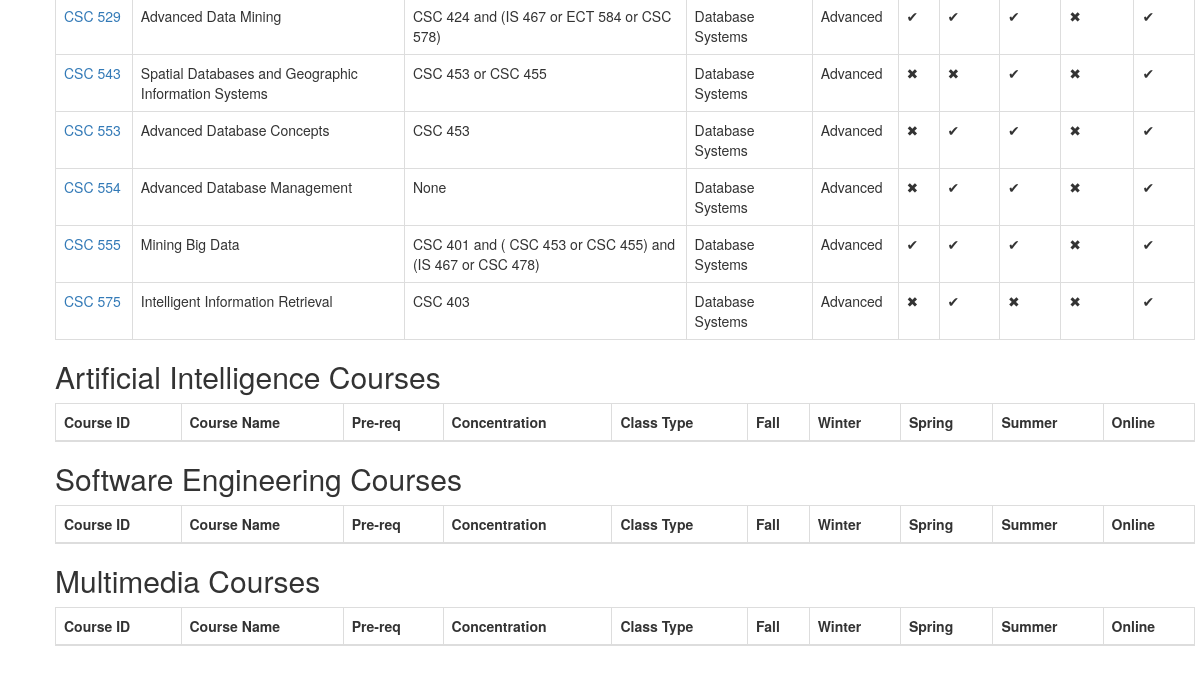
Before: /cslist/ (lower part) with the older database file.
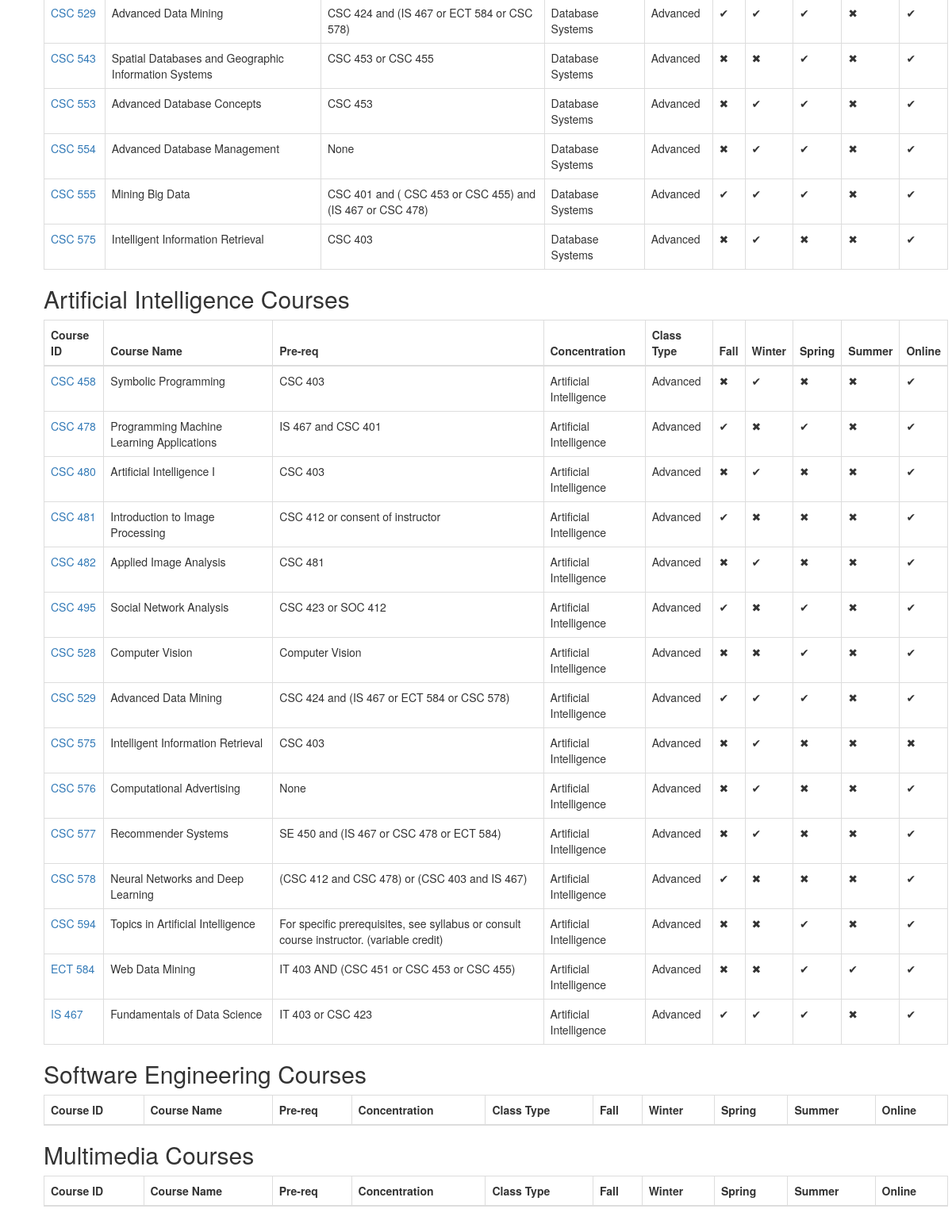
After: the same page with the newer database file.
### courses/models.py (models this page shows, shortened)
class Course(models.Model):
    course_id = models.CharField(max_length=120)
    course_name = models.CharField(max_length=120)
    pre_req = models.CharField(max_length=120)
    cs_cons = models.CharField(max_length=120)
    cs_class_type = models.CharField(max_length=120)
    fall = models.BooleanField()
    winter = models.BooleanField()
    spring = models.BooleanField()
    summer = models.BooleanField()
    online = models.BooleanField()

### courses/views.py (the view)
# urls.py: url(r'^cslist/', cs_course_list),
def cs_course_list(request):
	queryset =  Course.objects.all()
	context = {
		"object_list": queryset,
		"title" : "Courses"
	}
	return render(request, "cs_Courses.html", context)

### templates/cs_Courses.html (shortened to what the changed rows need)
<!DOCTYPE html>
<html lang="en">
  <head>
    <link rel="stylesheet" href="https://maxcdn.bootstrapcdn.com/bootstrap/3.3.7/css/bootstrap.min.css">
  </head>
    <ul style = "list-style-type: none">
      <div class="container">
    <br>
    <br>
    <br>
    <br>
    <br>
    <br>
        <table class="table table-bordered">
        <tbody>
        {% for obj in object_list %}
      {% if "Database Systems" in obj.cs_cons %}
          <tr>
          <td><a href='/isdetail/{{obj.id}}'>{{obj.course_id}}</a></br></td>
          <td>{{obj.course_name}}</br></td>
          <td>{{obj.pre_req}}</br></td>
          <td>{{obj.cs_cons}}</br></td>
      {% if obj.cs_class_type in "1" %}
          <td>{{"Intro"}}</br></td>
      {% elif obj.cs_class_type in "2" %}
          <td>{{"Foundation"}}</br></td>
      {% elif obj.cs_class_type in "3" %}
          <td>{{"Advanced"}}</br></td>
      {% elif obj.cs_class_type in "4" %}
          <td>{{"Major Elective"}}</br></td>
      {% else %}
          <td>{{"Capstone"}}</br></td>
      {% endif %}
          {% if obj.fall is True %}
          <td>{{"✔"}}</br></td>
      {% else %}
      <td>{{"✖"}}</br></td>
      {% endif %}
          {% if obj.winter is True %}
          <td>{{"✔"}}</br></td>
      {% else %}
      <td>{{"✖"}}</br></td>
      {% endif %}
          {% if obj.spring is True %}
          <td>{{"✔"}}</br></td>
      {% else %}
      <td>{{"✖"}}</br></td>
      {% endif %}
          {% if obj.summer is True %}
          <td>{{"✔"}}</br></td>
      {% else %}
      <td>{{"✖"}}</br></td>
      {% endif %}
          {% if obj.online is True %}
          <td>{{"✔"}}</br></td>
      {% else %}
      <td>{{"✖"}}</br></td>
      {% endif %}
          </tr>
      {% endif %}
        {% endfor %}
        </tbody>
        </table>
    <h2>Artificial Intelligence Courses</h2>
        <table class="table table-bordered">
        <thead>
          <tr>
          <th>Course ID</th>
          <th>Course Name</th>
          <th>Pre-req</th>
          <th>Concentration</th>
          <th>Class Type</th>
          <th>Fall</th>
          <th>Winter</th>
          <th>Spring</th>
          <th>Summer</th>
          <th>Online</th>
          </tr>
        </thead>
        <tbody>
        {% for obj in object_list %}
      {% if "Artificial Intelligence" in obj.cs_cons %}
          <tr>
          <td><a href='/isdetail/{{obj.id}}'>{{obj.course_id}}</a></br></td>
          <td>{{obj.course_name}}</br></td>
          <td>{{obj.pre_req}}</br></td>
          <td>{{obj.cs_cons}}</br></td>
      {% if obj.cs_class_type in "1" %}
          <td>{{"Intro"}}</br></td>
      {% elif obj.cs_class_type in "2" %}
          <td>{{"Foundation"}}</br></td>
      {% elif obj.cs_class_type in "3" %}
          <td>{{"Advanced"}}</br></td>
      {% elif obj.cs_class_type in "4" %}
          <td>{{"Major Elective"}}</br></td>
      {% else %}
          <td>{{"Capstone"}}</br></td>
      {% endif %}
          {% if obj.fall is True %}
          <td>{{"✔"}}</br></td>
      {% else %}
      <td>{{"✖"}}</br></td>
      {% endif %}
          {% if obj.winter is True %}
          <td>{{"✔"}}</br></td>
      {% else %}
      <td>{{"✖"}}</br></td>
      {% endif %}
          {% if obj.spring is True %}
          <td>{{"✔"}}</br></td>
      {% else %}
      <td>{{"✖"}}</br></td>
      {% endif %}
          {% if obj.summer is True %}
          <td>{{"✔"}}</br></td>
      {% else %}
      <td>{{"✖"}}</br></td>
      {% endif %}
          {% if obj.online is True %}
          <td>{{"✔"}}</br></td>
      {% else %}
      <td>{{"✖"}}</br></td>
      {% endif %}
          </tr>
      {% endif %}
        {% endfor %}
        </tbody>
        </table>
    <h2>Software Engineering Courses</h2>
        <table class="table table-bordered">
        <thead>
          <tr>
          <th>Course ID</th>
          <th>Course Name</th>
          <th>Pre-req</th>
          <th>Concentration</th>
          <th>Class Type</th>
          <th>Fall</th>
          <th>Winter</th>
          <th>Spring</th>
          <th>Summer</th>
          <th>Online</th>
          </tr>
        </thead>
        </table>
    <h2>Multimedia Courses</h2>
        <table class="table table-bordered">
        <thead>
          <tr>
          <th>Course ID</th>
          <th>Course Name</th>
          <th>Pre-req</th>
          <th>Concentration</th>
          <th>Class Type</th>
          <th>Fall</th>
          <th>Winter</th>
          <th>Spring</th>
          <th>Summer</th>
          <th>Online</th>
          </tr>
        </thead>
        </table>
      </div>
          </br><br>
      </ul>
  </body>
</html>

Changed rows visible on the page:
added Course: course_id "CSC 458", course_name "Symbolic Programming", pre_req "CSC 403", cs_cons "Artificial Intelligence", value "Advanced", value "✖", value "✔", shown under "Artificial Intelligence Courses"
added Course: course_id "CSC 478", course_name "Programming Machine Learning Applications", pre_req "IS 467 and CSC 401", cs_cons "Artificial Intelligence", value "Advanced", value "✔", value "✖", shown under "Artificial Intelligence Courses"
added Course: course_id "CSC 480", course_name "Artificial Intelligence I", pre_req "CSC 403", cs_cons "Artificial Intelligence", value "Advanced", value "✖", value "✔", shown under "Artificial Intelligence Courses"
added Course: course_id "CSC 481", course_name "Introduction to Image Processing", pre_req "CSC 412 or consent of instructor", cs_cons "Artificial Intelligence", value "Advanced", value "✔", value "✖", shown under "Artificial Intelligence Courses"
added Course: course_id "CSC 482", course_name "Applied Image Analysis", pre_req "CSC 481", cs_cons "Artificial Intelligence", value "Advanced", value "✖", value "✔", shown under "Artificial Intelligence Courses"
added Course: course_id "CSC 495", course_name "Social Network Analysis", pre_req "CSC 423 or SOC 412", cs_cons "Artificial Intelligence", value "Advanced", value "✔", value "✖", shown under "Artificial Intelligence Courses"
added Course: course_id "CSC 528", course_name "Computer Vision", pre_req "Computer Vision", cs_cons "Artificial Intelligence", value "Advanced", value "✖", value "✔", shown under "Artificial Intelligence Courses"
added Course: course_id "CSC 529", course_name "Advanced Data Mining", pre_req "CSC 424 and (IS 467 or ECT 584 or CSC 578)", cs_cons "Artificial Intelligence", value "Advanced", value "✔", value "✖", shown under "Artificial Intelligence Courses"
added Course: course_id "CSC 575", course_name "Intelligent Information Retrieval", pre_req "CSC 403", cs_cons "Artificial Intelligence", value "Advanced", value "✖", value "✔", shown under "Artificial Intelligence Courses"
added Course: course_id "CSC 576", course_name "Computational Advertising", pre_req "None", cs_cons "Artificial Intelligence", value "Advanced", value "✖", value "✔", shown under "Artificial Intelligence Courses"
added Course: course_id "CSC 577", course_name "Recommender Systems", pre_req "SE 450 and (IS 467 or CSC 478 or ECT 584)", cs_cons "Artificial Intelligence", value "Advanced", value "✖", value "✔", shown under "Artificial Intelligence Courses"
added Course: course_id "CSC 578", course_name "Neural Networks and Deep Learning", pre_req "(CSC 412 and CSC 478) or (CSC 403 and IS 467)", cs_cons "Artificial Intelligence", value "Advanced", value "✔", value "✖", shown under "Artificial Intelligence Courses"
added Course: course_id "CSC 594", course_name "Topics in Artificial Intelligence", pre_req "For specific prerequisites, see syllabus or consult course instructor. (variable credit)", cs_cons "Artificial Intelligence", value "Advanced", value "✖", value "✔", shown under "Artificial Intelligence Courses"
added Course: course_id "ECT 584", course_name "Web Data Mining", pre_req "IT 403 AND (CSC 451 or CSC 453 or CSC 455)", cs_cons "Artificial Intelligence", value "Advanced", value "✖", value "✔", shown under "Artificial Intelligence Courses"
added Course: course_id "IS 467", course_name "Fundamentals of Data Science", pre_req "IT 403 or CSC 423", cs_cons "Artificial Intelligence", value "Advanced", value "✔", value "✖", shown under "Artificial Intelligence Courses"
